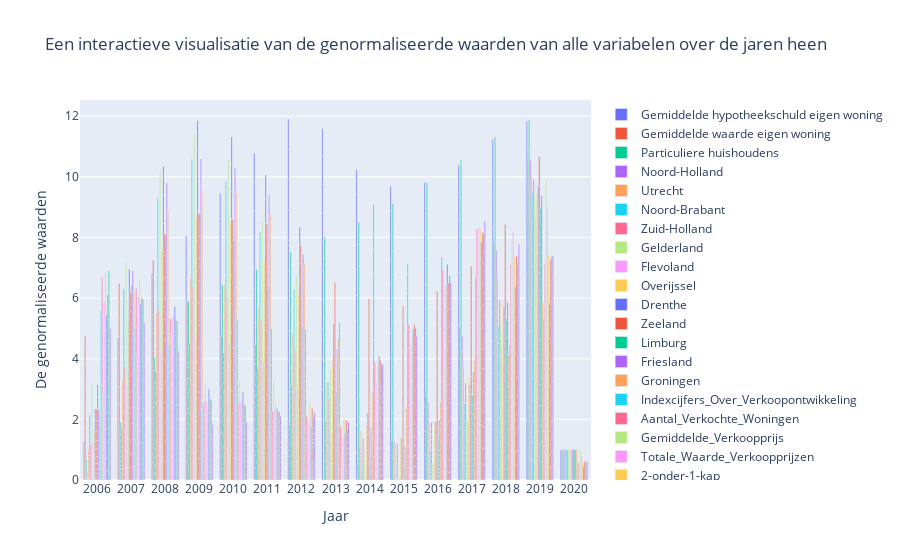

Source (notebook cell):
### Code cell
import plotly.graph_objects as go

# Verwijder de kolom 'Jaar' uit de dataframe
normalized_df_without_year = normalized_df.drop('Jaar', axis=1)

fig = go.Figure()

for column in normalized_df_without_year.columns:
    fig.add_trace(go.Bar(x=normalized_df['Jaar'], y=normalized_df[column], name=column))

fig.update_layout(title='Een interactieve visualisatie van de genormaliseerde waarden van alle variabelen over de jaren heen', xaxis_title='Jaar', yaxis_title='De genormaliseerde waarden')
fig.show()

### Figure 1 — Plotly figure (JSON) as saved in the notebook; plotly's stock layout.template omitted (floating-point values rounded to 4 significant figures; data arrays with more than 128 entries replaced by an {"elided": "..."} marker saying what was removed)
{"data": [{"name": "Gemiddelde hypotheekschuld eigen woning", "type": "bar", "x": {"elided": "169 str values"}, "y": {"elided": "169 float values"}}, {"name": "Gemiddelde waarde eigen woning", "type": "bar", "x": {"elided": "169 str values"}, "y": {"elided": "169 float values"}}, {"name": "Particuliere huishoudens", "type": "bar", "x": {"elided": "169 str values"}, "y": {"elided": "169 float values"}}, {"name": "Noord-Holland", "type": "bar", "x": {"elided": "169 str values"}, "y": {"elided": "169 float values"}}, {"name": "Utrecht", "type": "bar", "x": {"elided": "169 str values"}, "y": {"elided": "169 float values"}}, {"name": "Noord-Brabant", "type": "bar", "x": {"elided": "169 str values"}, "y": {"elided": "169 float values"}}, {"name": "Zuid-Holland", "type": "bar", "x": {"elided": "169 str values"}, "y": {"elided": "169 float values"}}, {"name": "Gelderland", "type": "bar", "x": {"elided": "169 str values"}, "y": {"elided": "169 float values"}}, {"name": "Flevoland", "type": "bar", "x": {"elided": "169 str values"}, "y": {"elided": "169 float values"}}, {"name": "Overijssel", "type": "bar", "x": {"elided": "169 str values"}, "y": {"elided": "169 float values"}}, {"name": "Drenthe", "type": "bar", "x": {"elided": "169 str values"}, "y": {"elided": "169 float values"}}, {"name": "Zeeland", "type": "bar", "x": {"elided": "169 str values"}, "y": {"elided": "169 float values"}}, {"name": "Limburg", "type": "bar", "x": {"elided": "169 str values"}, "y": {"elided": "169 float values"}}, {"name": "Friesland", "type": "bar", "x": {"elided": "169 str values"}, "y": {"elided": "169 float values"}}, {"name": "Groningen", "type": "bar", "x": {"elided": "169 str values"}, "y": {"elided": "169 float values"}}, {"name": "Indexcijfers_Over_Verkoopontwikkeling", "type": "bar", "x": {"elided": "169 str values"}, "y": {"elided": "169 float values"}}, {"name": "Aantal_Verkochte_Woningen", "type": "bar", "x": {"elided": "169 str values"}, "y": {"elided": "169 float values"}}, {"name": "Gemiddelde_Verkoopprijs", "type": "bar", "x": {"elided": "169 str values"}, "y": {"elided": "169 float values"}}, {"name": "Totale_Waarde_Verkoopprijzen", "type": "bar", "x": {"elided": "169 str values"}, "y": {"elided": "169 float values"}}, {"name": "2-onder-1-kap", "type": "bar", "x": {"elided": "169 str values"}, "y": {"elided": "169 float values"}}, {"name": "Appartement", "type": "bar", "x": {"elided": "169 str values"}, "y": {"elided": "169 float values"}}, {"name": "Hoekwoning", "type": "bar", "x": {"elided": "169 str values"}, "y": {"elided": "169 float values"}}, {"name": "Tussenwoning", "type": "bar", "x": {"elided": "169 str values"}, "y": {"elided": "169 float values"}}, {"name": "Vrijstaand", "type": "bar", "x": {"elided": "169 str values"}, "y": {"elided": "169 float values"}}], "layout": {"title": {"text": "Een interactieve visualisatie van de genormaliseerde waarden van alle variabelen over de jaren heen"}, "xaxis": {"title": {"text": "Jaar"}}, "yaxis": {"title": {"text": "De genormaliseerde waarden"}}}}
